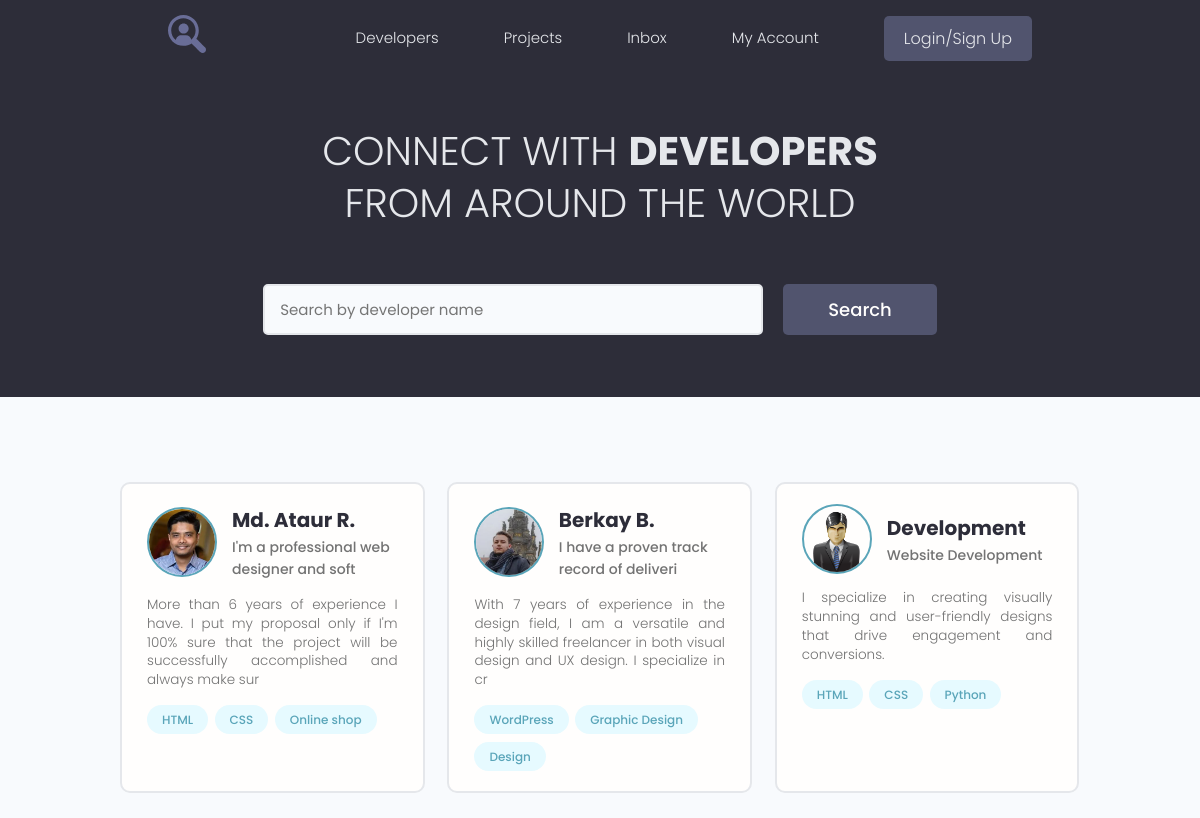
The page / on the database its author committed.
### users/models.py (models this page shows, shortened)
class Profile(models.Model):
    user = models.OneToOneField(User, on_delete=models.CASCADE, null=True, blank=True)
    name = models.CharField(max_length=200, blank=True, null=True)
    email = models.EmailField(max_length=200, blank=True, null=True)
    username = models.CharField(max_length=200, blank=True, null=True)
    short_info = models.CharField(max_length=200, blank=True, null=True)
    bio = models.TextField(blank=True, null=True)
    profile_image = models.ImageField(upload_to="profiles/", default="profiles/user-default.png")
    social_github = models.CharField(max_length=200, blank=True, null=True)
    social_youtube = models.CharField(max_length=200, blank=True, null=True)
    social_website = models.CharField(max_length=200, blank=True, null=True)
    created = models.DateTimeField(auto_now_add=True)

class Skill(models.Model):
    owner = models.ForeignKey(Profile, on_delete=models.CASCADE, blank=True, null=True)
    name = models.CharField(max_length=200, blank=True, null=True)
    description = models.TextField(blank=True, null=True)
    created = models.DateTimeField(auto_now_add=True)
    def __str__(self):
        return self.name

### users/views.py (the view)
# urls.py: path('', views.profiles, name="profiles"),
def profiles(request):
    prof = Profile.objects.all()
    context = {'profiles': prof}
    return render(request, 'users/index.html', context)

### users/templates/users/index.html (shortened to what this page needs)
{% extends 'projects/base.html' %}
{% block content %}
  <main class="home">
    <section class="hero-section text-center">
      <div class="container container--narrow">
        <div class="hero-section__box">
          <h2>CONNECT WITH <span>DEVELOPERS</span></h2>
          <h2>FROM AROUND THE WORLD</h2>
        </div>
        <div class="hero-section__search">
          <form class="form" action="#" method="get">
            <div class="form__field">
              <input class="input input--text" id="formInput#search" type="text" name="text"
                placeholder="Search by developer name" />
            </div>
            <input class="btn btn--sub btn--lg" type="submit" value="Search" />
          </form>
        </div>
      </div>
    </section>
    <section class="devlist">
      <div class="container">
        <div class="grid grid--three">
          {% for profile in profiles %}
          <div class="column card">
            <div class="dev">
              <a href="{% url 'user_profile' profile.id %}" class="card__body">
                <div class="dev__profile">
                  <img class="avatar avatar--md" src="{{ profile.profile_image.url }}" alt="image" />
                  <div class="dev__meta">
                    <h3>{{ profile.name }}</h3>
                    <h5>{{ profile.short_info|slice:"40" }}</h5>
                  </div>
                </div>
                <p class="dev__info">
                 {{ profile.bio|slice:"150" }}
                </p>
                <div class="dev__skills">
                  {% for skill in profile.skill_set.all|slice:"3" %}
                  <span class="tag tag--pill tag--main">
                    <small>{{ skill }}</small>
                  </span>
                  {% endfor %}
                </div>
              </a>
            </div>
          </div>
          {% endfor %}
        </div>
      </div>
    </section>
  </main>
{% endblock %}

### projects/static/styles/app.css (style rules this page uses)
:root { --color-sub: #2d2d39; }
.btn--sub { background-color: var(--color-sub-light); }
.card { border: 2px solid var(--color-light); }
img { width: 100%; }
.hero-section { height: 40vh; display: flex; align-items: center; background-color: var(--color-sub); }
.hero-section__box { margin-bottom: 4rem; }
.hero-section__box > h2, .hero-section__box > h2 > span { font-size: 4rem; color: var(--color-light); line-height: 1.3; text-transform: uppercase; }
.hero-section__box > h2 { font-weight: 300; }
.hero-section__box > h2 > span { font-weight: 700; }
.hero-section__search > .form { display: flex; align-items: center; justify-content: center; gap: 2rem; }
.hero-section__search > .form input.input--text { width: 50rem; }
.devlist { margin-top: 8rem; }
.devlist .grid { align-items: stretch; }
.devlist .dev .dev__profile { display: flex; align-items: center; gap: 1.5rem; }
.devlist .dev .dev__meta h3 { color: var(--color-sub); font-size: 2rem; font-weight: 700; }
.devlist .dev .dev__meta h5 { color: var(--color-text); font-size: 1.4rem; font-weight: 500; }
.devlist .dev .dev__info { margin: 1.5rem 0; font-size: 1.35rem; line-height: 1.4; text-align: justify; }

### projects/static/uikit/styles/modules/_variables.css (style rules this page uses)
:root { --color-main: #5aa5b9; --color-main-light: #e6faff; --color-sub: #3f4156; --color-sub-light: #51546e; --color-sub-lighter: #ededfd; --color-text: #737373; --color-gray: #8b8b8b; --color-light: #e5e7eb; --color-light-gray: #767676; --color-bg: #f8fafd; --color-white: #fffefd; --color-white-light: #f3f3f3; --color-success: #359e64; --color-success-bg: #def8e8; --color-error: #fc4b0b; --color-error-bg: #fff2ee; --font-base: 'Poppins', arial, helvetica, 'Segoe UI', roboto, ubuntu, sans-serif; --font-monospace: 'Fira Code', 'Courier New', courier, monospace; --font-regular: 300; --font-medium: 500; --font-bold: 700; --generic-shadow: 1px 1px 5px #00000010; --generic-transition: all 0.3s ease-in-out; }

### projects/static/uikit/styles/modules/_base.css (style rules this page uses)
* { margin: 0; padding: 0; box-sizing: border-box; text-rendering: optimizeLegibility; color: inherit; font-size: inherit; }
html { font-size: 50%; }
@media only screen and (min-width: 480px) { html { font-size: 56.25%; } }
@media only screen and (min-width: 1200px) { html { font-size: 62.5%; } }
body { line-height: 1.6; font-weight: 400; font-size: 1.5rem; color: var(--color-text); background-color: var(--color-bg); min-height: 100vh; }

### projects/static/uikit/styles/modules/_typography.css (style rules this page uses)
* { font-family: var(--font-base); }
h2 { font-size: 3.6rem; font-weight: var(--font-bold); }
h3 { font-size: 3.2rem; font-weight: var(--font-medium); }
h5 { font-size: 2.4rem; font-weight: var(--font-medium); }
h5, h6 { font-weight: var(--font-regular); }
p, span, strong { font-size: 1.6rem; color: var(--color-text); font-weight: var(--font-regular); }
a { padding-bottom: 2px; text-decoration: none; display: inline-block; color: var(--color-main); font-weight: var(--font-medium); }

### projects/static/uikit/styles/modules/_utilities.css (style rules this page uses)
.container { width: 92%; max-width: 165rem; margin: 0 auto; box-sizing: border-box; }
.container--narrow { width: 92%; max-width: 120rem; }
@media screen and (min-width: 1000px) { .container { width: 90%; } }
@media screen and (min-width: 1000px) { .container--narrow { width: 85%; } }
@media screen and (min-width: 1200px) { .container { width: 80%; } }
@media screen and (min-width: 1200px) { .container--narrow { width: 72%; } }
.text-center { text-align: center; }

### projects/static/uikit/styles/modules/_avatar.css (style rules this page uses)
.avatar { border-radius: 50%; border: 2px solid var(--color-main); object-fit: cover; }
.avatar--md { height: 7rem; width: 7rem; }

### projects/static/uikit/styles/modules/_button.css (style rules this page uses)
.btn { display: inline-block; position: relative; cursor: pointer; background-color: var(--color-light); font-weight: var(--font-medium); color: var(--color-sub); text-decoration: none; padding: 1rem 2rem; border-radius: 0.5rem; border: none; width: -webkit-fit-content; width: -moz-fit-content; width: fit-content; height: -webkit-fit-content; height: -moz-fit-content; height: fit-content; font-size: 1.6rem; outline-width: 0; outline-color: transparent; -webkit-backface-visibility: hidden; backface-visibility: hidden; transition: all 0.3s ease-in-out; }
.btn--sub { background-color: var(--color-sub); color: var(--color-white); }
.btn--lg { font-size: 1.8rem; padding: 1.2rem 4.5rem; }

### projects/static/uikit/styles/modules/_card.css (style rules this page uses)
.card { border-radius: 1rem; background-color: var(--color-white); border: 1.5px solid var(--color-light); width: auto; height: auto; margin-top: 0.5rem; margin-bottom: 0.5rem; overflow: hidden; }
.card__body, .card__header { padding: 2rem 2.5rem; }

### rows shown on the page
Profile: profile_image (picture), name "Md. Ataur R.", short_info "I'm a professional web designer and soft", bio "More than 6 years of experience I have. I put my proposal only if I'm 100% sure that the project will be successfully accomplished and always make sur"
Skill: name "HTML"
Skill: name "CSS"
Skill: name "Online shop"
Profile: profile_image (picture), name "Berkay B.", short_info "I have a proven track record of deliveri", bio "With 7 years of experience in the design field, I am a versatile and highly skilled freelancer in both visual design and UX design. I specialize in cr"
Skill: name "WordPress"
Skill: name "Graphic Design"
Skill: name "Design"
Profile: profile_image (placeholder picture), name "Development", short_info "Website Development", bio "I specialize in creating visually stunning and user-friendly designs that drive engagement and conversions."
Skill: name "HTML"
Skill: name "CSS"
Skill: name "Python"
